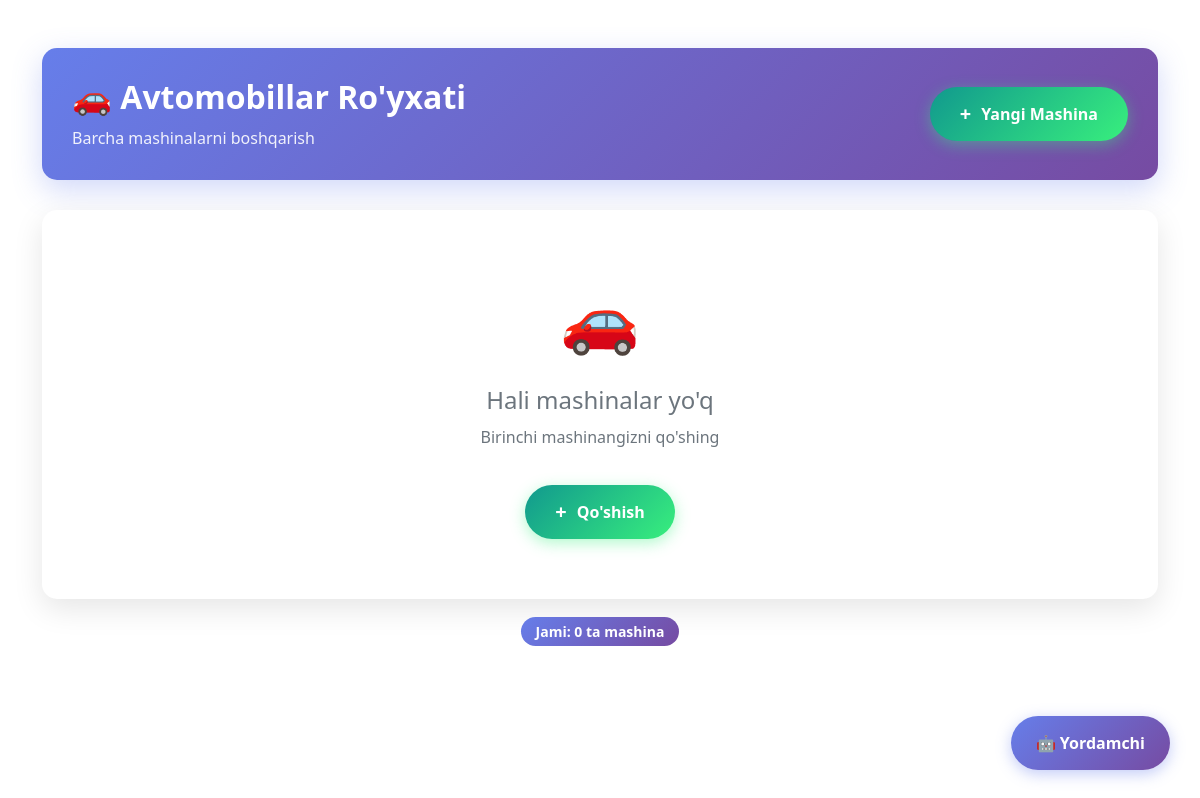
The app's page /, older data.
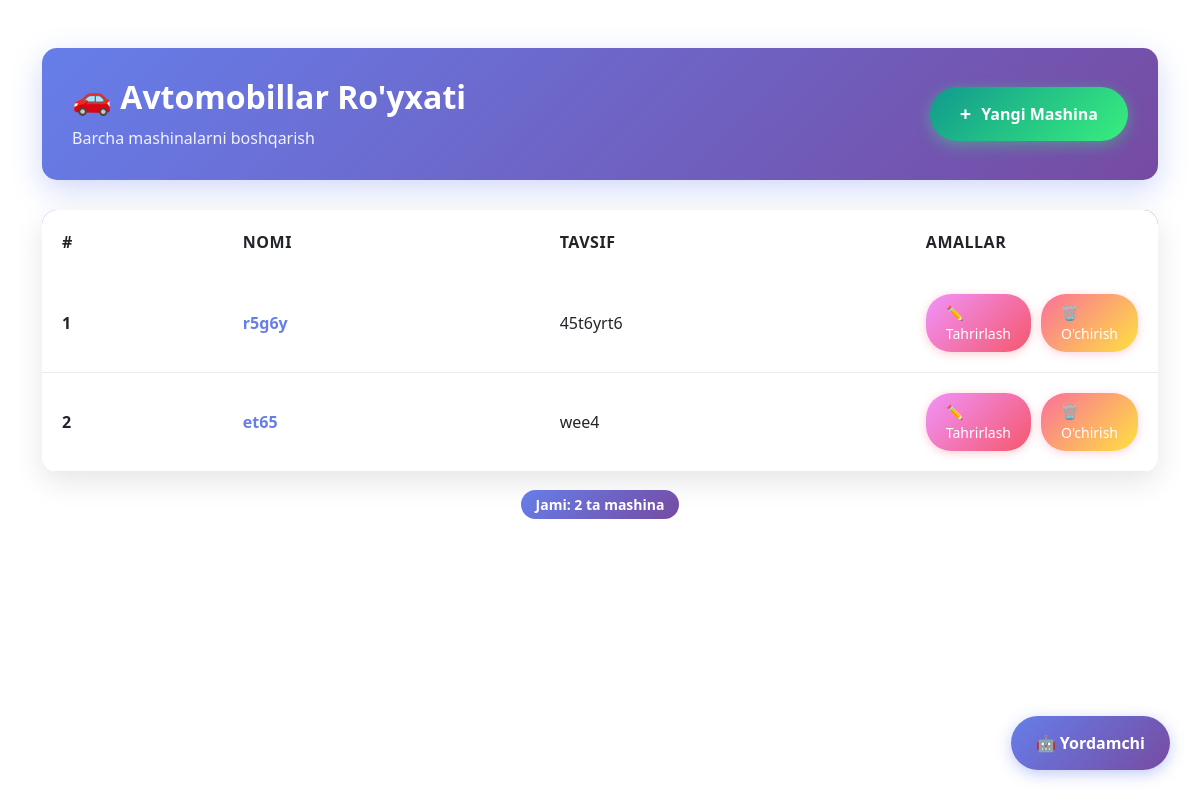
The same page, newer data.
### mashina/models.py (models this page shows, shortened)
class Mashina(models.Model):
    image = models.ImageField(upload_to='image/', null=True, blank=True)
    title = models.CharField(max_length=200)
    descriptions = models.TextField()
    price = models.DecimalField(max_digits=10, decimal_places=2, null=True, blank=True)
    created_at = models.DateTimeField(auto_now_add=True)
    class Meta:
        db_table = 'mashina'

### mashina/views.py (the view)
# urls.py: path('', views.mashina_list, name='mashina_list'),
def mashina_list(request):
    mashina = Mashina.objects.all()
    return render(request, 'mashina/mashina_list.html', {'mashina': mashina})

### templates/mashina/mashina_list.html (shortened to what this page needs)
{% extends 'base.html' %}
{% block content %}
<div class="page-header">
    <div class="d-flex justify-content-between align-items-center">
        <div>
            <h1>🚗 Avtomobillar Ro'yxati</h1>
            <p>Barcha mashinalarni boshqarish</p>
        </div>
        <a href="{% url 'mashina_create' %}" class="add-btn">
            Yangi Mashina
        </a>
    </div>
</div>
<div class="table-container">
    {% if mashina %}
    <table class="table">
        <thead>
            <tr>
                <th>#</th>
                <th>Nomi</th>
                <th>Tavsif</th>
                <th style="width: 250px;">Amallar</th>
            </tr>
        </thead>
        <tbody>
            {% for i in mashina %}
            <tr>
                <td><strong>{{ forloop.counter }}</strong></td>
                <td>
                    <div style="font-weight: 600; color: #667eea;">
                        {{ i.title }}
                    </div>
                </td>
                <td>{{ i.descriptions|truncatewords:10 }}</td>
                <td>
                    <div class="action-buttons">
                        <a href="{% url 'mashina_update' i.id %}" class="edit-btn">
                            ✏️ Tahrirlash
                        </a>
                        <a href="{% url 'mashina_delete' i.id %}"
                           class="delete-btn"
                           onclick="return confirm('Rostdan ham o\'chirmoqchimisiz?')">
                            🗑️ O'chirish
                        </a>
                    </div>
                </td>
            </tr>
            {% endfor %}
        </tbody>
    </table>
    {% else %}
    <div class="empty-state">
        <div style="font-size: 64px; margin-bottom: 20px;">🚗</div>
        <h3>Hali mashinalar yo'q</h3>
        <p>Birinchi mashinangizni qo'shing</p>
        <a href="{% url 'mashina_create' %}" class="add-btn" style="margin-top: 20px;">
            Qo'shish
        </a>
    </div>
    {% endif %}
</div>
<div style="margin-top: 20px; text-align: center;">
    <span class="badge-count">
        Jami: {{ mashina.count }} ta mashina
    </span>
</div>
{% endblock %}

Row changes from the older to the newer data that the page shows:
added Mashina: title "r5g6y", descriptions "45t6yrt6"
added Mashina: title "et65", descriptions "wee4"
Text that changed along with them:
{{ mashina.count }}: "0" → "2"
text no longer shown: "🚗 Hali mashinalar yo'q Birinchi mashinangizni qo'shing Qo'shish"
text now shown: "# NOMI TAVSIF AMALLAR"
